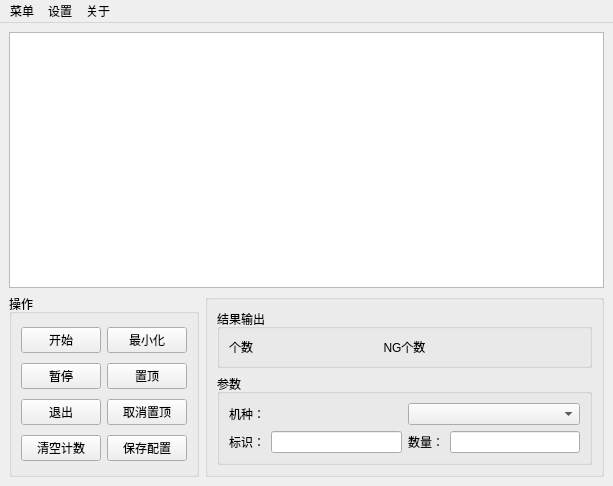
<?xml version="1.0" encoding="UTF-8"?>
<ui version="4.0">
 <class>MainWindow</class>
 <widget class="QMainWindow" name="MainWindow">
  <property name="geometry">
   <rect>
    <x>0</x>
    <y>0</y>
    <width>613</width>
    <height>486</height>
   </rect>
  </property>
  <property name="windowTitle">
   <string>扫码枪防呆</string>
  </property>
  <widget class="QWidget" name="centralwidget">
   <layout class="QGridLayout" name="gridLayout">
    <item row="0" column="0" colspan="2">
     <widget class="QTextBrowser" name="txt_Message"/>
    </item>
    <item row="1" column="0">
     <widget class="QGroupBox" name="groupBox_2">
      <property name="title">
       <string>操作</string>
      </property>
      <layout class="QGridLayout" name="gridLayout_3">
       <item row="2" column="0">
        <widget class="QPushButton" name="bn_Exit">
         <property name="text">
          <string>退出</string>
         </property>
        </widget>
       </item>
       <item row="1" column="1">
        <widget class="QPushButton" name="bn_Top">
         <property name="text">
          <string>置顶</string>
         </property>
        </widget>
       </item>
       <item row="1" column="0">
        <widget class="QPushButton" name="bn_Stop">
         <property name="text">
          <string>暂停</string>
         </property>
        </widget>
       </item>
       <item row="0" column="0">
        <widget class="QPushButton" name="bn_Start">
         <property name="text">
          <string>   开始   </string>
         </property>
        </widget>
       </item>
       <item row="2" column="1">
        <widget class="QPushButton" name="bn_TopExit">
         <property name="text">
          <string> 取消置顶 </string>
         </property>
        </widget>
       </item>
       <item row="0" column="1">
        <widget class="QPushButton" name="bn_Min">
         <property name="text">
          <string>最小化</string>
         </property>
        </widget>
       </item>
       <item row="3" column="1">
        <widget class="QPushButton" name="bn_Save">
         <property name="text">
          <string>保存配置</string>
         </property>
        </widget>
       </item>
       <item row="3" column="0">
        <widget class="QPushButton" name="bn_Zero">
         <property name="text">
          <string>清空计数</string>
         </property>
        </widget>
       </item>
      </layout>
     </widget>
    </item>
    <item row="1" column="1">
     <widget class="QGroupBox" name="groupBox_3">
      <property name="title">
       <string/>
      </property>
      <layout class="QGridLayout" name="gridLayout_4">
       <item row="0" column="0">
        <widget class="QGroupBox" name="groupBox_5">
         <property name="title">
          <string>结果输出</string>
         </property>
         <layout class="QGridLayout" name="_2">
          <item row="0" column="2">
           <widget class="QLabel" name="img_Result">
            <property name="text">
             <string>&lt;html&gt;&lt;head/&gt;&lt;body&gt;&lt;p align=&quot;center&quot;&gt;&lt;img src=&quot;:/img/OK.png&quot;/&gt;&lt;/p&gt;&lt;/body&gt;&lt;/html&gt;</string>
            </property>
           </widget>
          </item>
          <item row="0" column="0">
           <widget class="QLabel" name="txt_Num">
            <property name="text">
             <string>个数</string>
            </property>
           </widget>
          </item>
          <item row="0" column="1">
           <widget class="QLabel" name="txt_NG">
            <property name="text">
             <string>&lt;html&gt;&lt;head/&gt;&lt;body&gt;&lt;p align=&quot;center&quot;&gt;NG个数&lt;/p&gt;&lt;/body&gt;&lt;/html&gt;</string>
            </property>
           </widget>
          </item>
         </layout>
        </widget>
       </item>
       <item row="1" column="0">
        <widget class="QGroupBox" name="groupBox_4">
         <property name="title">
          <string>参数</string>
         </property>
         <layout class="QGridLayout" name="gridLayout_6">
          <item row="1" column="1">
           <widget class="QLineEdit" name="txt_ID"/>
          </item>
          <item row="1" column="0">
           <widget class="QLabel" name="label_2">
            <property name="text">
             <string>标识：</string>
            </property>
           </widget>
          </item>
          <item row="1" column="3">
           <widget class="QLineEdit" name="txt_Num_2"/>
          </item>
          <item row="1" column="2">
           <widget class="QLabel" name="label_3">
            <property name="text">
             <string>数量：</string>
            </property>
           </widget>
          </item>
          <item row="0" column="2" colspan="2">
           <widget class="QComboBox" name="cmb_Type"/>
          </item>
          <item row="0" column="0" colspan="2">
           <widget class="QLabel" name="label">
            <property name="text">
             <string>机种：</string>
            </property>
           </widget>
          </item>
         </layout>
        </widget>
       </item>
      </layout>
     </widget>
    </item>
   </layout>
  </widget>
  <widget class="QMenuBar" name="menubar">
   <property name="geometry">
    <rect>
     <x>0</x>
     <y>0</y>
     <width>613</width>
     <height>23</height>
    </rect>
   </property>
   <widget class="QMenu" name="menu">
    <property name="title">
     <string>菜单</string>
    </property>
    <addaction name="action"/>
    <addaction name="action_2"/>
    <addaction name="action_3"/>
   </widget>
   <widget class="QMenu" name="menu_2">
    <property name="title">
     <string>设置</string>
    </property>
   </widget>
   <widget class="QMenu" name="menu_3">
    <property name="title">
     <string>关于</string>
    </property>
   </widget>
   <addaction name="menu"/>
   <addaction name="menu_2"/>
   <addaction name="menu_3"/>
  </widget>
  <action name="action">
   <property name="text">
    <string>开始</string>
   </property>
  </action>
  <action name="action_2">
   <property name="text">
    <string>暂停</string>
   </property>
  </action>
  <action name="action_3">
   <property name="text">
    <string>退出</string>
   </property>
  </action>
 </widget>
 <resources>
  <include location="QRCode_InterFace_Rcc.qrc"/>
 </resources>
 <connections/>
</ui>
